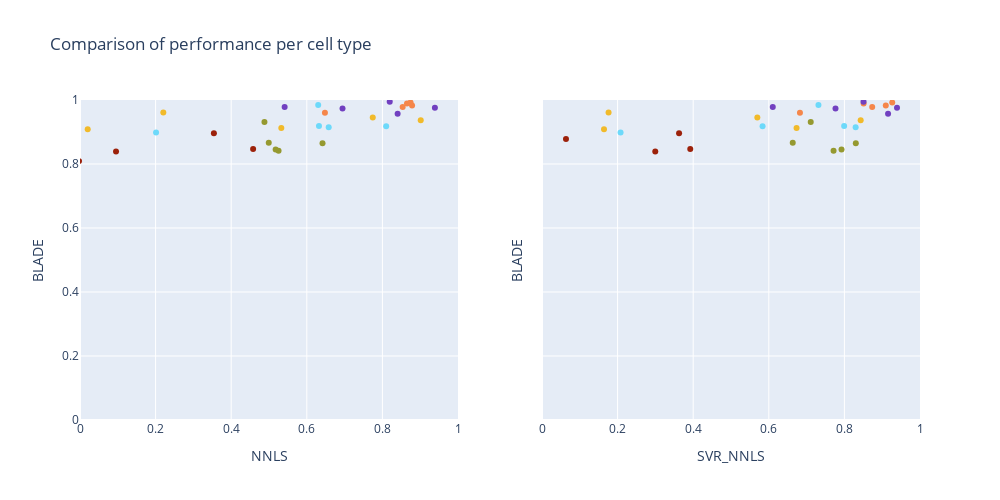

Write notebook code for a chart like this one.
### Markdown cell above
Then, performance of each cell type can also be compared across the methods using a scatter plot.

### Code cell
PerfMat = outcome_PerCell.pivot_table(values='Cor_Fraction', columns='method', index=['CellType','dataset'])
PerfMat.reset_index(inplace=True)
PerfMat.dataset = PerfMat.dataset.astype('category')

colorsIdx = dict()
for name in set(PerfMat.dataset):
    # random RGB color generation for each dataset, then convert to hex
    colorsIdx[name] = '#%02x%02x%02x' % tuple(np.random.choice(range(256), size=3))
cols = PerfMat.dataset.map(colorsIdx)

fig = make_subplots(rows=1, cols=2, shared_yaxes=True)
fig.add_trace(
    go.Scatter(y=PerfMat.BLADE, x=PerfMat.NNLS, mode="markers", text=PerfMat.dataset,
               marker=dict(color=cols, coloraxis="coloraxis")
            ),
    row=1,col=1
)

fig.add_trace(
    go.Scatter(y=PerfMat.BLADE, x=PerfMat.SVR_NNLS, mode="markers", text=PerfMat.dataset,
               marker=dict(color=cols, coloraxis="coloraxis")
            ),
    row=1,col=2
)

fig.update_layout(height=500, width=1000,
                  title_text="Comparison of performance per cell type")
fig.update_layout(coloraxis=dict(colorscale='Bluered_r'), showlegend=False)

fig.update_yaxes(range=[0, 1], title_text="BLADE")
fig.update_xaxes(range=[0, 1], title_text="NNLS", row=1,col=1)
fig.update_xaxes(range=[0, 1], title_text="SVR_NNLS", row=1,col=2)
fig.show()

### Figure 1 — Plotly figure (JSON) as saved in the notebook; plotly's stock layout.template omitted (floating-point values rounded to 4 significant figures)
{"data": [{"marker": {"color": ["#7140c0", "#f1ba2a", "#6dd9fa", "#f5864a", "#959930", "#9c210a", "#7140c0", "#f1ba2a", "#6dd9fa", "#f5864a", "#959930", "#9c210a", "#7140c0", "#f1ba2a", "#6dd9fa", "#f5864a", "#959930", "#9c210a", "#7140c0", "#f1ba2a", "#6dd9fa", "#f5864a", "#959930", "#9c210a", "#7140c0", "#f1ba2a", "#6dd9fa", "#f5864a", "#959930", "#9c210a"], "coloraxis": "coloraxis"}, "mode": "markers", "text": ["5_500_10_0.5", "5_500_10_1", "5_500_10_1.5", "5_500_20_0.5", "5_500_20_1", "5_500_20_1.5", "5_500_10_0.5", "5_500_10_1", "5_500_10_1.5", "5_500_20_0.5", "5_500_20_1", "5_500_20_1.5", "5_500_10_0.5", "5_500_10_1", "5_500_10_1.5", "5_500_20_0.5", "5_500_20_1", "5_500_20_1.5", "5_500_10_0.5", "5_500_10_1", "5_500_10_1.5", "5_500_20_0.5", "5_500_20_1", "5_500_20_1.5", "5_500_10_0.5", "5_500_10_1", "5_500_10_1.5", "5_500_20_0.5", "5_500_20_1", "5_500_20_1.5"], "type": "scatter", "x": [0.9389, 0.9014, 0.81, 0.648, 0.5253, -0.02669, 0.5414, 0.02039, 0.658, 0.8536, 0.4993, 0.3542, 0.8403, 0.2205, 0.2012, 0.8785, 0.6416, -0.002382, 0.6945, 0.5326, 0.6322, 0.865, 0.5176, 0.4579, 0.8194, 0.7745, 0.6301, 0.8745, 0.488, 0.09532], "xaxis": "x", "y": [0.9761, 0.9366, 0.9177, 0.9602, 0.8412, 0.8779, 0.9781, 0.9082, 0.9146, 0.978, 0.8664, 0.8958, 0.9572, 0.9611, 0.8981, 0.9828, 0.8645, 0.8092, 0.9738, 0.9126, 0.9186, 0.9892, 0.8452, 0.8472, 0.9948, 0.9451, 0.9846, 0.9922, 0.9314, 0.8393], "yaxis": "y"}, {"marker": {"color": ["#7140c0", "#f1ba2a", "#6dd9fa", "#f5864a", "#959930", "#9c210a", "#7140c0", "#f1ba2a", "#6dd9fa", "#f5864a", "#959930", "#9c210a", "#7140c0", "#f1ba2a", "#6dd9fa", "#f5864a", "#959930", "#9c210a", "#7140c0", "#f1ba2a", "#6dd9fa", "#f5864a", "#959930", "#9c210a", "#7140c0", "#f1ba2a", "#6dd9fa", "#f5864a", "#959930", "#9c210a"], "coloraxis": "coloraxis"}, "mode": "markers", "text": ["5_500_10_0.5", "5_500_10_1", "5_500_10_1.5", "5_500_20_0.5", "5_500_20_1", "5_500_20_1.5", "5_500_10_0.5", "5_500_10_1", "5_500_10_1.5", "5_500_20_0.5", "5_500_20_1", "5_500_20_1.5", "5_500_10_0.5", "5_500_10_1", "5_500_10_1.5", "5_500_20_0.5", "5_500_20_1", "5_500_20_1.5", "5_500_10_0.5", "5_500_10_1", "5_500_10_1.5", "5_500_20_0.5", "5_500_20_1", "5_500_20_1.5", "5_500_10_0.5", "5_500_10_1", "5_500_10_1.5", "5_500_20_0.5", "5_500_20_1", "5_500_20_1.5"], "type": "scatter", "x": [0.9392, 0.8431, 0.5835, 0.6824, 0.7713, 0.06345, 0.6105, 0.164, 0.8298, 0.8736, 0.6633, 0.3627, 0.9155, 0.1761, 0.2079, 0.9095, 0.8302, -0.08856, 0.7765, 0.6734, 0.7993, 0.8508, 0.7924, 0.3922, 0.8506, 0.5697, 0.7314, 0.9265, 0.7109, 0.2997], "xaxis": "x2", "y": [0.9761, 0.9366, 0.9177, 0.9602, 0.8412, 0.8779, 0.9781, 0.9082, 0.9146, 0.978, 0.8664, 0.8958, 0.9572, 0.9611, 0.8981, 0.9828, 0.8645, 0.8092, 0.9738, 0.9126, 0.9186, 0.9892, 0.8452, 0.8472, 0.9948, 0.9451, 0.9846, 0.9922, 0.9314, 0.8393], "yaxis": "y2"}], "layout": {"coloraxis": {"colorscale": [[0, "rgb(255,0,0)"], [1, "rgb(0,0,255)"]]}, "height": 500, "showlegend": false, "title": {"text": "Comparison of performance per cell type"}, "width": 1000, "xaxis": {"anchor": "y", "domain": [0, 0.45], "range": [0, 1], "title": {"text": "NNLS"}}, "xaxis2": {"anchor": "y2", "domain": [0.55, 1], "range": [0, 1], "title": {"text": "SVR_NNLS"}}, "yaxis": {"anchor": "x", "domain": [0, 1], "range": [0, 1], "title": {"text": "BLADE"}}, "yaxis2": {"anchor": "x2", "domain": [0, 1], "matches": "y", "range": [0, 1], "showticklabels": false, "title": {"text": "BLADE"}}}}
